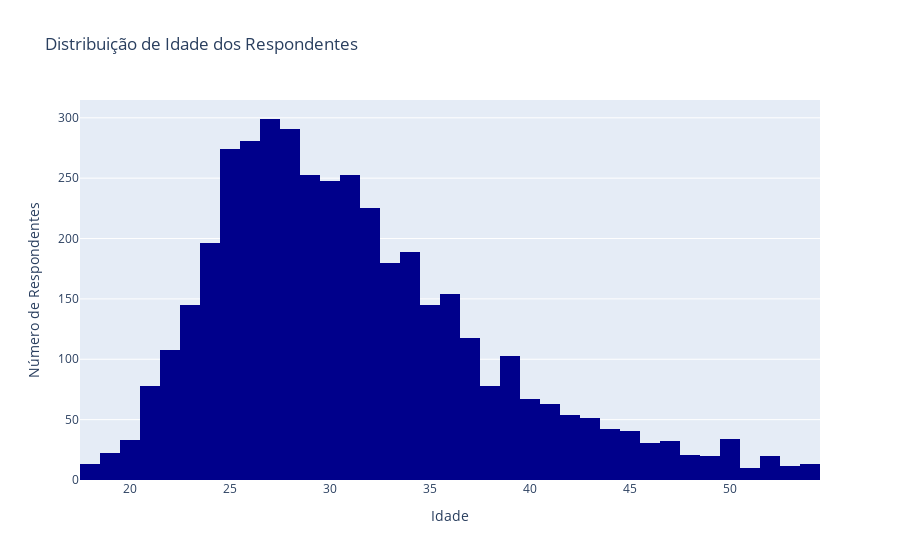

Here is the notebook cell this chart was saved with:
### Code cell
#PERGUNTA: Qual é a distribuição de idade dos respondentes?
fig = px.histogram(df, x='Idade', title='Distribuição de Idade dos Respondentes'
    , color_discrete_sequence=['darkblue'])

fig.update_yaxes(title_text='Número de Respondentes')

fig.show()

### Figure 1 — Plotly figure (JSON) as saved in the notebook; plotly's stock layout.template omitted (floating-point values rounded to 4 significant figures; data arrays with more than 128 entries replaced by an {"elided": "..."} marker saying what was removed)
{"data": [{"alignmentgroup": "True", "bingroup": "x", "hovertemplate": "Idade=%{x}<br>count=%{y}<extra></extra>", "legendgroup": "", "marker": {"color": "darkblue", "pattern": {"shape": ""}}, "name": "", "offsetgroup": "", "orientation": "v", "showlegend": false, "type": "histogram", "x": {"elided": "4271 int values"}, "xaxis": "x", "yaxis": "y"}], "layout": {"barmode": "relative", "legend": {"tracegroupgap": 0}, "title": {"text": "Distribuição de Idade dos Respondentes"}, "xaxis": {"anchor": "y", "domain": [0, 1], "title": {"text": "Idade"}}, "yaxis": {"anchor": "x", "domain": [0, 1], "title": {"text": "Número de Respondentes"}}}}
